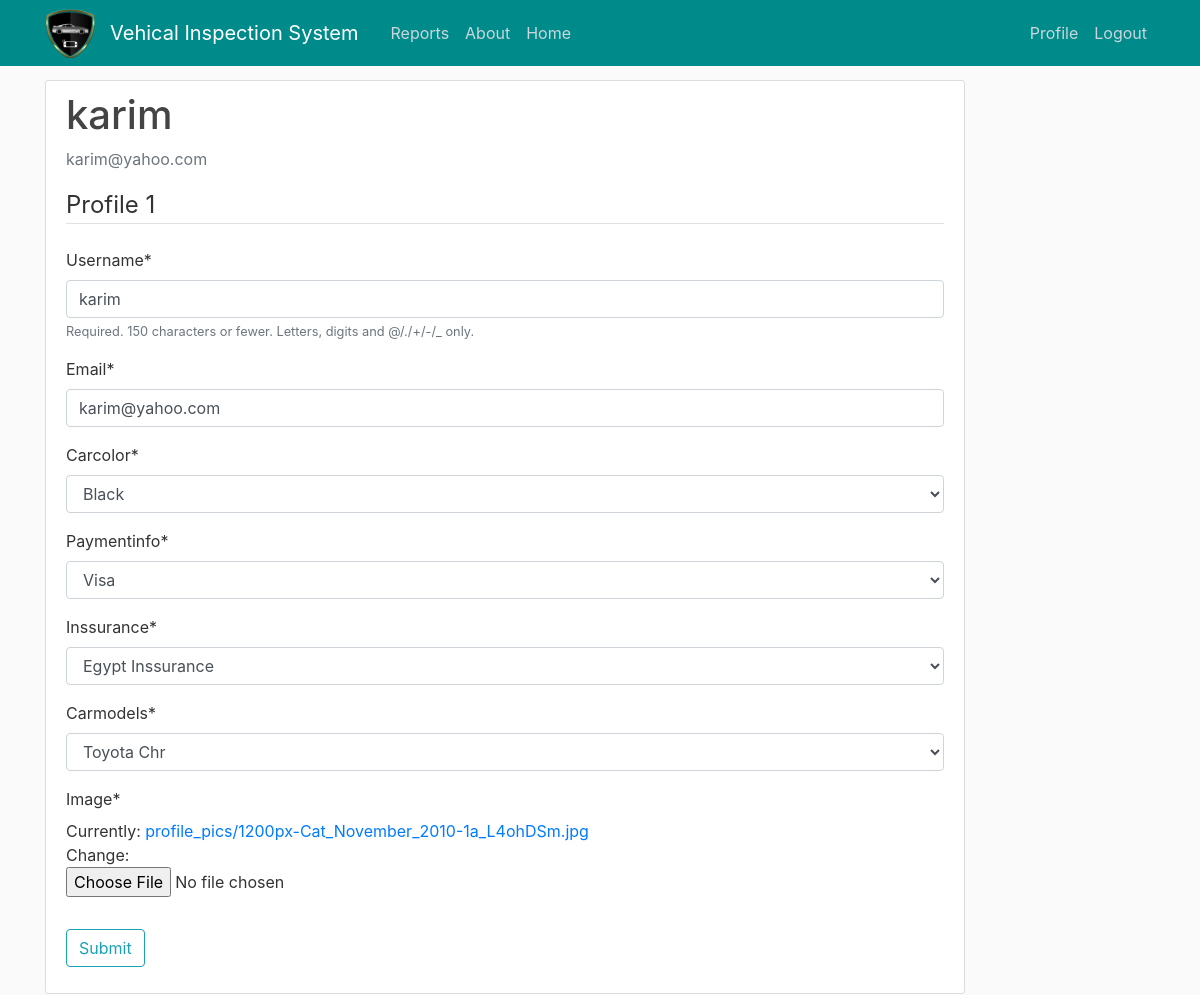
Screenshot of /createprofile/ (signed in) with the database file from the repository.
### users/models.py (models this page shows, shortened)
class profile(models.Model):
    user = models.OneToOneField(User, on_delete=models.CASCADE)
    image = models.ImageField(default='default.jpg', upload_to='profile_pics')
    color_choices = ( ('Black', 'Black'), ('Silver', 'Silver'), ('Red', 'Red'),)
    carcolor = models.CharField(max_length=100, default='', choices=color_choices)
    payment_choices = ( ('Visa', 'Visa'), ('Mastercard', 'Mastercard'), ('Paybal', 'Paybal'),)
    paymentinfo = models.CharField(max_length=100, default='', choices=payment_choices)
    carmodels_choices = ( ('Toyota Chr', 'Toyota Chr'), ('Nissan Sunny', 'Nissan Sunny'), ('Toyota Corolla', 'Toyota Corolla'),)
    carmodels = models.CharField(max_length = 100, default='', choices=carmodels_choices)
    ins_choices = ( ('Egypt Inssurance', 'Egypt Inssurance'),
                    ('Royal Egypt Inssurance', 'Royal Egypt Inssurance'),
                    ('Takeful Egypt Inssurance', 'Takeful Egypt Inssurance'), )
    inssurance = models.CharField(max_length = 100, default='', choices=ins_choices)

### users/views.py (the view)
# urls.py: path('createprofile/', user_views.profile_2, name='createprofile'),
@login_required
def profile_2(request):
    if request.method == 'POST':
        u_form = UserUpdateForm(request.POST, instance=request.user)
        p_form = ProfileUpdateForm(request.POST, request.FILES, instance=request.user.profile)
        if u_form.is_valid() and p_form.is_valid():
            u_form.save()
            p_form.save()
            messages.success(request, f'Your account has been updated!')
            return redirect('profile')
    else:
        u_form = UserUpdateForm(instance=request.user)
        p_form = ProfileUpdateForm(instance=request.user.profile)
    context = {
        'u_form' : u_form,
        'p_form' : p_form
    }
    return render (request, 'users/createprofile.html', context)

### users/forms.py
class UserUpdateForm(forms.ModelForm):
    email = forms.EmailField()
    class Meta:
        model = User
        fields = ['username', 'email']

class ProfileUpdateForm(forms.ModelForm):
    class Meta:
        model = profile
        fields = ['carcolor', 'paymentinfo', 'inssurance', 'carmodels', 'image']

### users/templates/users/createprofile.html (shortened to what this page needs)
{% extends "main/base.html" %}
{% load crispy_forms_tags %}
{% block content %}
    <div class="content-section">
      <div class="media">
        <div class="media-body">
          <h2 class="account-heading">{{ user.username }}</h2>
          <p class="text-secondary">{{ user.email }}</p>
        </div>
      </div>
      <form method="POST" enctype="multipart/form-data">
        <fieldset class="form-group">
            <legend class="border-bottom mb-4">Profile {{user.id}}</legend>
            {{ u_form|crispy }}
            {{ p_form|crispy }}
        </fieldset>
        <div class="form-group">
            <button class="btn btn-outline-info" type="submit">Submit</button>
        </div>
    </form>
    </div>
{% endblock content %}

### main/static/main/main.css (style rules this page uses)
body { background: #fafafa; color: #333333; margin-top: 5rem; }
h1, h2, h3, h4, h5, h6 { color: #444444; }
.content-section { background: #ffffff; padding: 10px 20px; border: 1px solid #dddddd; border-radius: 3px; margin-bottom: 20px; }
.account-heading { font-size: 2.5rem; }

### rows the page displays
profile: carcolor "Black", paymentinfo "Visa", inssurance "Egypt Inssurance", carmodels "Toyota Chr"

### other values shown
{{ user.username }} "karim"
{{ user.email }} "karim@yahoo.com"
{{ user.id }} "1"
